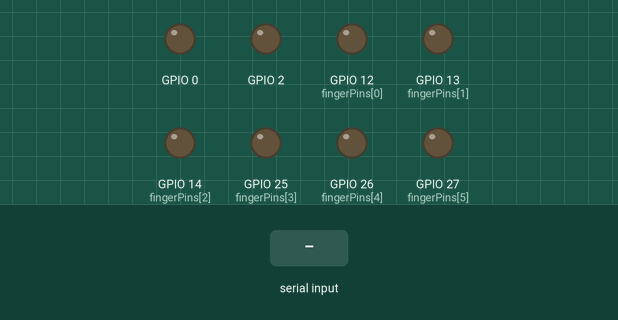
A sketch run on a simulated ESP32. Shown: output pins drawn as LEDs (lit = HIGH). The inputs (shaded band) are chosen by the test bench. Nothing arrives over Bluetooth unless stated.

Above: at 1.2 s.
1.3 s: "1,90\n" received over the second serial link
At 1.6 s:
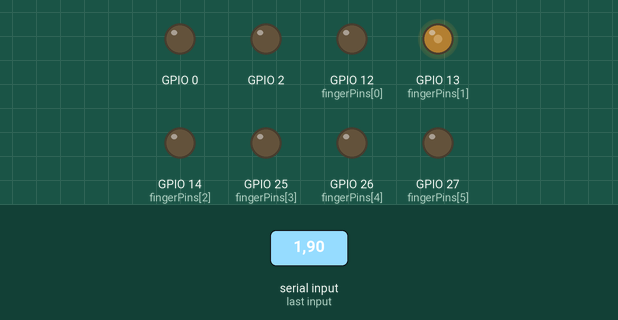
Timing chart, 0 to 4.3 s (numbered marks = the images above; inputs shaded):
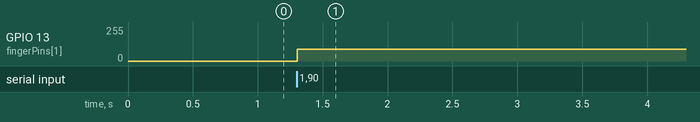

The sketch:

hand_controller.ino
```cpp
/**
* Map String value to analog ping
* esp32 has no analogWrite, use ledcWrite
*/
#include "BluetoothSerial.h"
#include "Arduino.h"

uint8_t THUMB = 0;
uint8_t INDEX = 1;
uint8_t MIDDLE = 2;
uint8_t RING = 3;
uint8_t PINKY = 4;
uint8_t PALM = 5;

int fingerPins[] = { 12, 13, 14, 25, 26, 27 };

BluetoothSerial SerialBT;
String line;

void setup()
{
    SerialBT.begin("controller-right");

    // binding fingers (channel) to GPIO pins
    mapChannelToGPIO(THUMB, fingerPins[THUMB]);
    mapChannelToGPIO(INDEX, fingerPins[INDEX]);
    mapChannelToGPIO(MIDDLE, fingerPins[MIDDLE]);
    mapChannelToGPIO(RING, fingerPins[RING]);
    mapChannelToGPIO(PINKY, fingerPins[PINKY]);
    mapChannelToGPIO(PALM, fingerPins[PALM]);

    // set pinmode
    for (int i=0; i<sizeof(fingerPins); i++)
    {
        pinMode(fingerPins[i], OUTPUT);
    }
}

/**
* channel = channel for ledcWrite esp32 - pin = GPIO with vibrator
*/
void mapChannelToGPIO(int channel, int pin)
{
    ledcSetup(channel, 5000, 8);
    ledcAttachPin(pin, channel);
}

void loop()
{
    if(SerialBT.available())
    {
        char input = SerialBT.read();
        if(input != ';' && input != '\n')
        {
            line += input;
        }
        else
        {
            controlVib(line); line = "";
        }
    }
}

void btPrint(String text)
{
    for(int i=0; i<text.length(); i++){
        SerialBT.write(text[i]);
    }
}

void btPrintln(String text)
{
    btPrint(text);
    SerialBT.write('\n');
}

/**
* valuePair = CHANNEL, INTENSITY - e.g. 0,255 - only one at a time!
*/
void controlVib(String valuePair)
{
    String s_channel = getValue(valuePair, ',', 0);
    String s_intensity = getValue(valuePair, ',', 1);

    int channel = s_channel.toInt();
    int intensity = s_intensity.toInt();

    btPrintln(s_channel + "," + s_intensity);

    if (channel >= 0
        && channel < sizeof(fingerPins)
        && intensity >= 0
        && intensity <= 255)
    {
        ledcWrite(channel, intensity);
    }
}

// https://stackoverflow.com/questions/9072320/split-string-into-string-array/14824108#14824108
String getValue(String data, char separator, int index)
{
    int found = 0;
    int strIndex[] = {0, -1};
    int maxIndex = data.length()-1;
    for (int i=0; i<=maxIndex && found<=index; i++)
    {
        if (data.charAt(i)==separator || i==maxIndex)
        {
            found++;
            strIndex[0] = strIndex[1]+1;
            strIndex[1] = (i == maxIndex) ? i+1 : i;
        }
    }
    return found>index ? data.substring(strIndex[0], strIndex[1]) : "";
}
```

Measured:
- after the input at 1.3 s, GPIO 13 (fingerPins[1]): 0/255 → 90/255 at once
